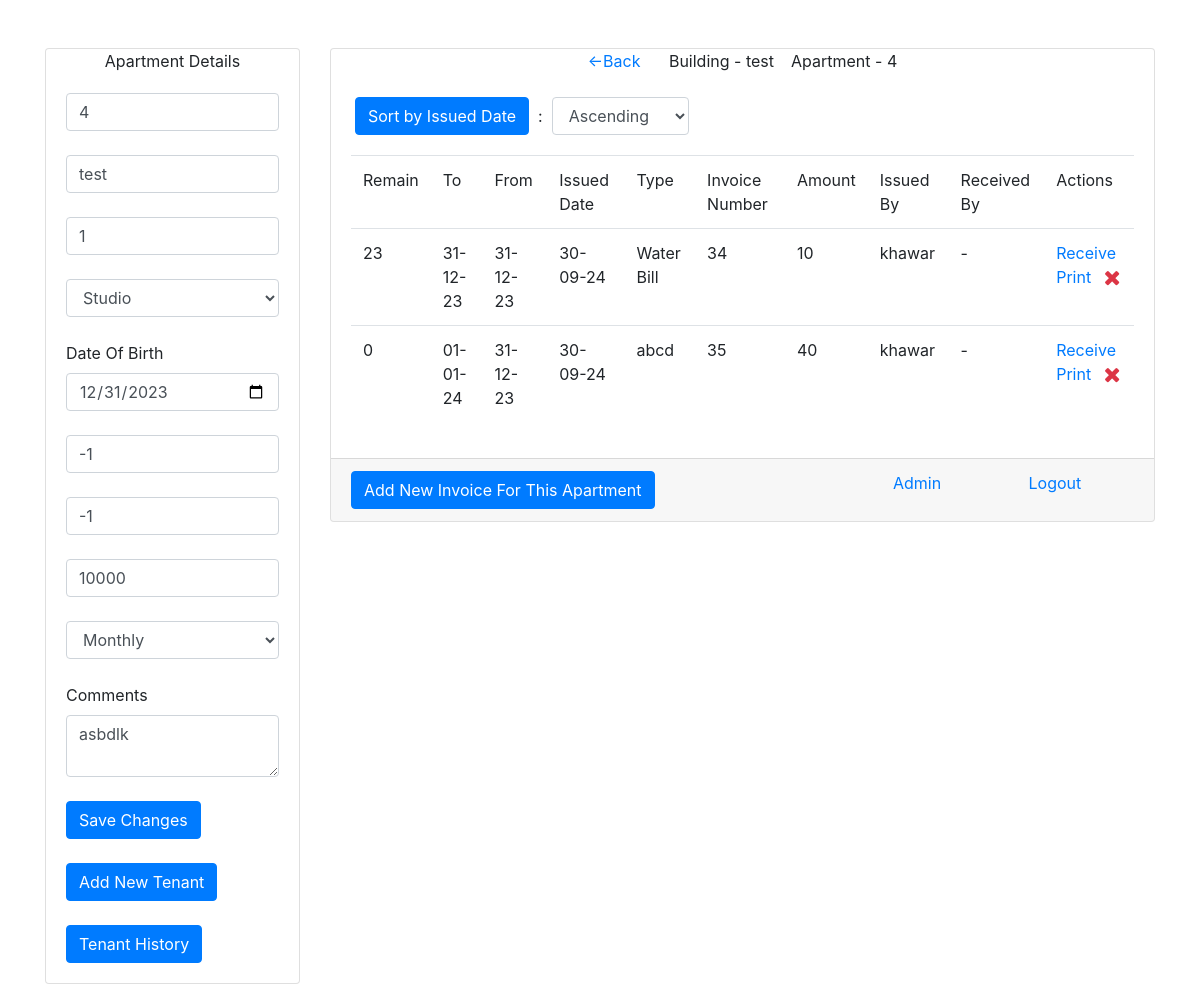
The app's page /other-invoices/3 (signed in) with its own data.
### app/models.py (models this page shows, shortened)
class apartment(models.Model):
    aprt_number = models.CharField(max_length=50,null=True,blank=True)
    name = models.CharField(max_length=300,null=True,blank=True)
    phone_nmber = models.CharField(max_length=50,null=True,blank=True)
    type_of = models.CharField(max_length=300,null=True,blank=True)
    dob = models.DateField(null=True,blank=True)
    contract_number = models.CharField(max_length=300,null=True,blank=True)
    elect_number = models.CharField(max_length=300,null=True,blank=True)
    note = models.TextField(max_length=2000,null=True,blank=True)
    building = models.ForeignKey(building,on_delete=models.CASCADE)
    annual_rent = models.CharField(max_length=50,null=True,blank=True)
    payment_method = models.CharField(max_length=10,null=True,blank=True)
    temp_del = models.BooleanField(default=False)
    temp_del_date = models.DateField(null=True,blank=True)
    aprt_link = models.ForeignKey("tenant_link",on_delete=models.SET_NULL,blank=True,null=True)
    new_tenant_added = models.BooleanField(default=False)
    display_order = models.IntegerField(default=0)

class building(models.Model):
    name = models.CharField(max_length=300,null=True,blank=True)
    owner = models.ForeignKey(invoice_owner,on_delete=models.SET_NULL,null=True,blank=True)

class invoice(models.Model):
    user = models.ForeignKey(User,on_delete=models.SET_NULL,null=True,blank=True)
    received_by = models.CharField(max_length=200,null=True,blank=True,default="-")
    apartment = models.ForeignKey(apartment,on_delete=models.SET_NULL,null=True,blank=True)
    owner = models.ForeignKey(invoice_owner,on_delete=models.CASCADE)
    amount = models.IntegerField(default=0)
    payment_method = models.CharField(max_length=100,null=True,blank=True)
    bank_of_transfer = models.CharField(max_length=300,null=True,blank=True)
    transfer_date = models.DateField(null=True,blank=True)
    from_date = models.DateField(null=True,blank=True)
    to_date = models.DateField(null=True,blank=True)
    today_date = models.DateField(auto_now_add=True)
    remaining_amount = models.IntegerField(default=0)
    note = models.TextField(max_length=2000,null=True,blank=True)
    invoice_number = models.IntegerField(default=0)
    is_deleted = models.BooleanField(default=False)
    other_payment = models.BooleanField(default=False)
    payment_type = models.CharField(max_length=200,null=True,blank=True)

### app/views.py (the view)
# urls.py: path("other-invoices/<int:id>",views.other_invoices,name="other-invoices"),
@login_required(login_url='/')
def other_invoices(request,id):
    if id:
        template = "apartments_other_invoice.html"
        context = {}
        obj = get_user_profile(request.user)
        context['type_of_user'] = obj.type_of_user == 'd'
        context['write_priv'] = obj.type_of_user == 'w'
        aobj = apartment.objects.get(pk=id)
        if request.method == "POST" and request.POST['asc_desc'] in ("0","1"):
            context["order"] = request.POST['asc_desc']
            if request.POST["asc_desc"] == "0":
                objs = invoice.objects.filter(is_deleted=False,apartment=aobj,other_payment=True).order_by("today_date")
            else:
                objs = invoice.objects.filter(is_deleted=False,apartment=aobj,other_payment=True).order_by("-today_date")
        else:
            objs = invoice.objects.filter(is_deleted=False,apartment=aobj,other_payment=True)
        context['aobj'] = aobj
        context['date_dis'] = aobj.dob.strftime("%Y-%m-%d")
        context['objs'] = objs
        return render(request,template,context)
    else:
        return redirect('/home')

### app/views.py (called while the page is built)
def get_user_profile(userobj):
    try:
        obj = user_profile.objects.get(user=userobj)
    except:
        obj = user_profile()
        obj.user = userobj
        obj.save()
    return obj

### templates/apartments_other_invoice.html (shortened to what this page needs)
<!DOCTYPE html>
    <html lang="en">
        <head>
            <link rel="stylesheet" href="https://maxcdn.bootstrapcdn.com/bootstrap/4.4.1/css/bootstrap.min.css">
            <link rel="stylesheet" href="https://cdnjs.cloudflare.com/ajax/libs/font-awesome/4.7.0/css/font-awesome.min.css">
        </head>
        <body>
            <br><br>
            <div class="container">
                <div class="row justify-content-center">
                    <div class="col-lg-3">
                        <div class="card">
                            <div class="card-head text-center">
                                Apartment Details
                            </div>
                            <div class="card-body">
                                <form method="post" action="{% url 'edit-apartment-form' aobj.id %}">{% csrf_token %}
                                    <input type="number" class="form-control" required name="num" placeholder="Enter The Apartment Number" value="{{aobj.aprt_number}}" {% if not type_of_user %}readonly{% endif %}><br>
                                    <input type="text" class="form-control" required name="name" placeholder="Enter The Name Of Apartment" value="{{aobj.name}}" {% if not type_of_user %}readonly{% endif %}><br>
                                    <input type="number" class="form-control" required name="phone" placeholder="Enter Phone Number" value="{{aobj.phone_nmber}}" {% if not type_of_user %}readonly{% endif %}><br>
                                    <select class="form-control" required name="type_of" {% if not type_of_user %}readonly{% endif %}>
                                        <option {% if aobj.type_of == 'Studio' %}selected{% endif %} >Studio</option>
                                    </select><br>
                                    <label>Date Of Birth</label><br>
                                    <input type="date" class="form-control" required name="dob" placeholder="Enter Date Of Birth" value="{{date_dis}}" {% if not type_of_user %}readonly{% endif %}><br>
                                    <input type="number" class="form-control" required name="cnum" placeholder="Enter Contract Number" value="{{aobj.contract_number}}" {% if not type_of_user %}readonly{% endif %}><br>
                                    <input type="number" class="form-control" required name="enum" placeholder="Enter Elect Number" value="{{aobj.elect_number}}" {% if not type_of_user %}readonly{% endif %}><br>
                                    <input type="number" class="form-control" required name="rent" placeholder="Enter Annual Rent" value="{{aobj.annual_rent}}" {% if not type_of_user %}readonly{% endif %}><br>
                                    <select class="form-control" required name="payment_method" {% if not type_of_user %}readonly{% endif %}>
                                        <option value="1" {% if aobj.payment_method == '1' %}selected{% endif %}>Monthly</option>
                                    </select><br>
                                    <label>Comments</label>
                                    <textarea class="form-control" required name="note" {% if not type_of_user %}readonly{% endif %}>{{aobj.note}} </textarea><br>
                                    {% if type_of_user %}
                                        <button class="btn btn-primary text-center" type="submit">
                                            Save Changes
                                        </button>
                                    {% endif %}
                                    <br><br>
                                    <button class="btn btn-primary" onclick="window.location.href='/new-tenant-form/{{aobj.id}}/i'" type="button">
                                        Add New Tenant
                                    </button>
                                    <br><br>
                                    <button class="btn btn-primary" onclick="window.location.href='/previous-tenants/{{aobj.id}}/i'" type="button">
                                        Tenant History
                                    </button>
                                    <br>
                                </form>
                            </div>
                        </div>
                    </div>
                    <div class="col-lg-9">
                        <div class="card">
                            <div class="card-head text-center">
                                <a href="{% url 'invoices' aobj.id %}"><-Back</a>&ensp;&ensp;&ensp; Building - {{aobj.building.name}} &ensp; Apartment - {{aobj.aprt_number}} <br><br>
                                <div class="form-inline">
                                    &ensp;&ensp;&ensp;<button class="btn btn-primary" form="sort-form" onclick="this.form.submit();">
                                        Sort by Issued Date
                                    </button>&nbsp; : &nbsp;
                                    <select class="form-control" form="sort-form" name="asc_desc">
                                        <option value="0" {% if order == '0' %}selected{% endif %} >Ascending</option>
                                    </select>
                                </div>
                            </div>
                            <div class="card-body">
                                {% if objs %}
                                    <table class="table">
                                        <tr>
                                            <td>Remain</td>
                                            <td>To</td>
                                            <td>From</td>
                                            <td>Issued Date</td>
                                            <td>Type</td>
                                            <td>Invoice Number</td>
                                            <td>Amount</td>
                                            <td>Issued By</td>
                                            <td>Received By</td>
                                            <td>Actions</td>
                                        </tr>
                                        {% for i in objs %}
                                            <tr id="row-{{forloop.counter}}" class="invoice_rows">
                                                <td>{{i.remaining_amount}}</td>
                                                <td>{{i.to_date | date:'d-m-y'}}</td>
                                                <td>{{i.from_date | date:'d-m-y'}}</td>
                                                <td>{{i.today_date | date:'d-m-y'}}</td>
                                                <td>{{i.payment_type}}</td>
                                                <td>{{i.invoice_number}}</td>
                                                <td>{{i.amount}}</td>
                                                <td>{{i.user.username}}</td>
                                                <td>{{i.received_by}}</td>
                                                <td><a onclick="confirm_receive('{% url 'receive-invoice' i.id %}','{{i.amount}}','{{i.user.username}}')" title="Receive" href="#">Receive</a>
                                                    <a href="{% url 'print-invoice' i.id %}" target="_blank">Print</a>&ensp; {% if request.user.is_superuser %}
                                                    <a onclick="confirm_delete('{% url 'delete-invoice' i.id %}')" title="Delete"><span class="fa text-danger fa-lg fa-remove"></span></a>
                                                {% endif %}</td>
                                            </tr>
                                        {% endfor %}
                                    </table>
                                {% else %}
                                    <a>This Apartments Has No Invoices Right Now.</a>
                                {% endif %}
                            </div>
                            <div class="card-footer">
                                <div class="row justify-content-around">
                                    <div class="col-lg-8">
                                        {% if type_of_user or write_priv %}
                                            <button class="btn btn-primary" type="button" onclick="window.location.href='/new-other-invoice-form/{{aobj.id}}'">
                                                Add New Invoice For This Apartment
                                            </button>
                                        {% endif %}
                                    </div>
                                    {% if request.user.is_superuser %}
                                        <div class="col-lg-2">
                                            <a href="/admin">
                                                Admin
                                            </a>
                                        </div>
                                    {% endif %}
                                    <div class="col-lg-2">
                                        <a href="{% url 'logout' %}">
                                            Logout
                                        </a>
                                    </div>
                                </div>
                            </div>
                        </div>
                    </div>
                </div>
            </div>
        </body>
    </html>

### records on screen
apartment: num "4", name "test", phone "1", type_of "Studio", cnum "-1", enum "-1", rent "10000", payment_method "Monthly", note "asbdlk", building.name "test", aprt_number "4"
invoice: remaining_amount "23", to_date "31-12-23", from_date "31-12-23", today_date "30-09-24", payment_type "Water Bill", invoice_number "34", amount "10", user.username "khawar", received_by "-"
invoice: remaining_amount "0", to_date "01-01-24", from_date "31-12-23", today_date "30-09-24", payment_type "abcd", invoice_number "35", amount "40", user.username "khawar", received_by "-"
